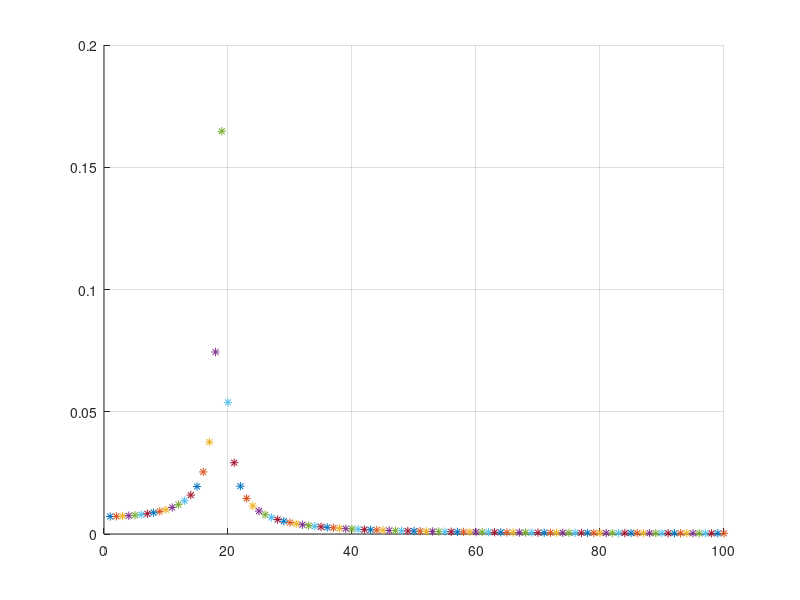

Recreate this plot in MATLAB.

%natural_frequencies
%modeshapes
%normalized_modeshape_matrix
%decoupled_equations
%general_solution
%maximum_response
%quality_factor

%M*qdotdot + C*qdot + K*dot = F;
 


%[X,ww] = eig(K,M);


%m=X'*M*X;
%c=X'*C*X;
%k=X'*K*X;

%w=[18.850;42.390;58.718];
%c=2*0.02*w;
clear all;
figure(1);
hold on;
i=0;
for w = 1:100 
   i=i+1;
   c=2*0.02*[18.858,0,0;0,42.390,0;0,0,58.718];
   m=[1,0,0;0,1,0;0,0,1];
   k=[355.31,0,0;0,1796.87,0;0,0,3447.31];
   F0=[4.2336;-4.4926;3.3105] * 1e-3 * 600;
   A = ((k-m*w.^2).^2 + c.^2 * w.^2).^0.5 \ F0;
   W = w;   
   plot(W,A(1),'*');
   grid on;
end
